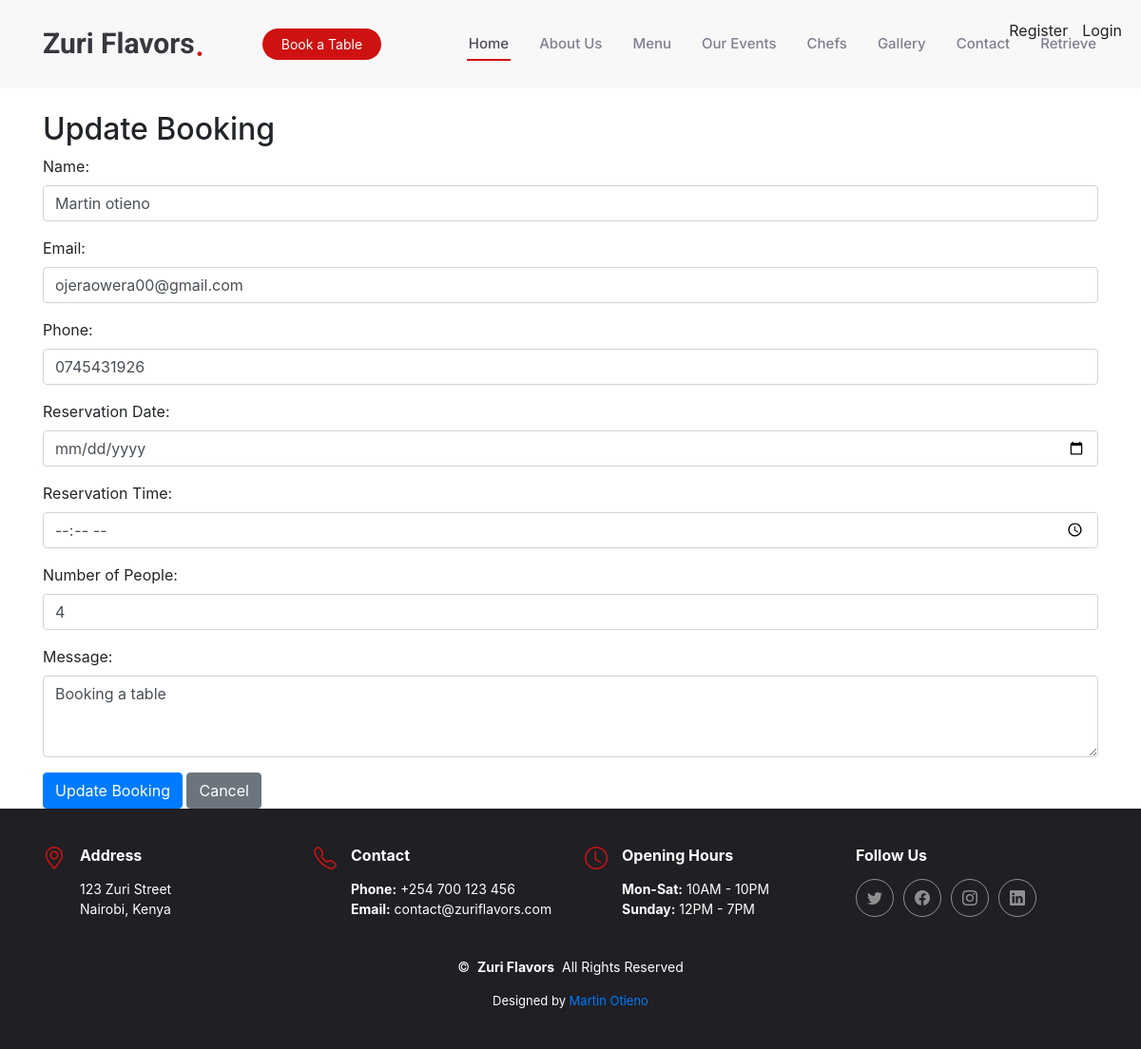
Screenshot of /update/21/ with the database file from the repository.
### myapp/models.py (models this page shows, shortened)
class Booking(models.Model):
    name = models.CharField(max_length=255)
    email = models.EmailField(max_length=254)
    phone = models.CharField(max_length=20)
    date = models.DateField()
    time = models.TimeField()
    people = models.PositiveIntegerField()
    message = models.TextField()
    from django.db import models

### myapp/views.py (the view, shortened to what this page needs)
# urls.py: path('update/<int:booking_id>/', views.update_booking, name='update_booking'),
def update_booking(request, booking_id):
    booking = get_object_or_404(Booking, id=booking_id)
    context = {'booking': booking}
    return render(request, "update_booking.html", context)

### templates/update_booking.html (shortened to what this page needs)
{% extends 'base.html' %}
{% load static %}
{% block content %}
<div class="container mt-4">
    <h2>Update Booking</h2>
    <form method="POST">
        <div class="mb-3">
            <label for="name" class="form-label">Name:</label>
            <input
                type="text"
                id="name"
                name="name"
                class="form-control"
                value="{{ booking.name }}"
                required>
        </div>
        <div class="mb-3">
            <label for="email" class="form-label">Email:</label>
            <input
                type="email"
                id="email"
                name="email"
                class="form-control"
                value="{{ booking.email }}"
                required>
        </div>
        <div class="mb-3">
            <label for="phone" class="form-label">Phone:</label>
            <input
                type="text"
                id="phone"
                name="phone"
                class="form-control"
                value="{{ booking.phone }}"
                required>
        </div>
        <div class="mb-3">
            <label for="date" class="form-label">Reservation Date:</label>
            <input
                type="date"
                id="date"
                name="date"
                class="form-control"
                value="{{ booking.date }}"
                required>
        </div>
        <div class="mb-3">
            <label for="time" class="form-label">Reservation Time:</label>
            <input
                type="time"
                id="time"
                name="time"
                class="form-control"
                value="{{ booking.time }}"
                required>
        </div>
        <div class="mb-3">
            <label for="people" class="form-label">Number of People:</label>
            <input
                type="number"
                id="people"
                name="people"
                class="form-control"
                value="{{ booking.people }}"
                required>
        </div>
        <div class="mb-3">
            <label for="message" class="form-label">Message:</label>
            <textarea
                id="message"
                name="message"
                class="form-control"
                rows="3">{{ booking.message }}</textarea>
        </div>
        <button type="submit" class="btn btn-primary">Update Booking</button>
        <a href="{% url 'show_bookings' %}" class="btn btn-secondary">Cancel</a>
    </form>
</div>
{% endblock %}

### static/assets/css/main.css (style rules this page uses)
:root { --default-font: "Roboto", system-ui, -apple-system, "Segoe UI", Roboto, "Helvetica Neue", Arial, "Noto Sans", "Liberation Sans", sans-serif, "Apple Color Emoji", "Segoe UI Emoji", "Segoe UI Symbol", "Noto Color Emoji"; --heading-font: "Amatic SC", sans-serif; --nav-font: "Inter", sans-serif; }
:root { --background-color: #ffffff; --default-color: #212529; --heading-color: #37373f; --accent-color: #ce1212; --surface-color: #ffffff; --contrast-color: #ffffff; }
:root { --nav-color: #7f7f90; --nav-hover-color: #ce1212; --nav-mobile-background-color: #ffffff; --nav-dropdown-background-color: #ffffff; --nav-dropdown-color: #7f7f90; --nav-dropdown-hover-color: #ce1212; }
:root { scroll-behavior: smooth; }
body { color: var(--default-color); background-color: var(--background-color); font-family: var(--default-font); }
a { color: var(--accent-color); text-decoration: none; transition: 0.3s; }
h1, h2, h3, h4, h5, h6 { color: var(--heading-color); font-family: var(--heading-font); }

### static/assets/css/style.css (style rules this page uses)
body { margin: 0; padding: 0; background-color: #17a2b8; height: 100vh; }

### rows the page displays
Booking: name "Martin otieno", email "ojeraowera00@gmail.com", phone "0745431926", people "4", message "Booking a table"
